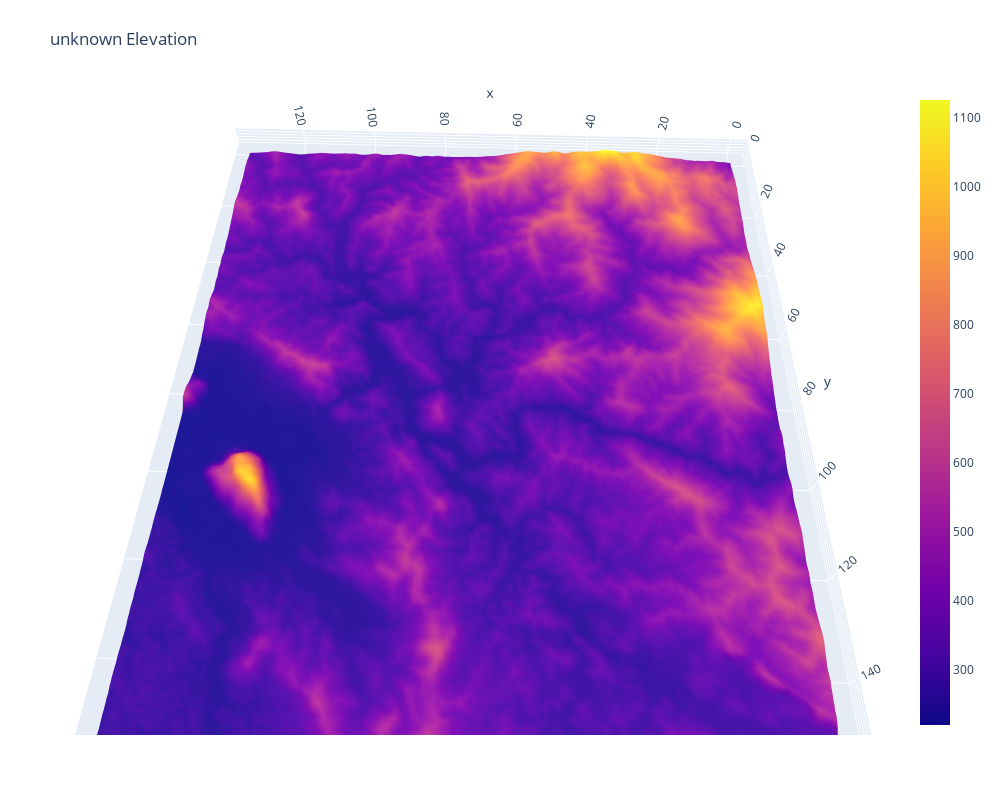

Notebook source saved alongside this figure:
### Code cell
plotMany(wbdDatas, ['Na'],
         date = None,
         scale = 1 / 4)

### Figure 1 — Plotly figure (JSON) as saved in the notebook; plotly's stock layout.template omitted (floating-point values rounded to 4 significant figures; data arrays with more than 128 entries replaced by an {"elided": "..."} marker saying what was removed)
{"data": [{"type": "surface", "x": {"elided": "676 float values"}, "y": {"elided": "543 float values"}, "z": {"elided": "169x136 int values"}}], "layout": {"autosize": false, "height": 800, "margin": {"b": 65, "l": 65, "r": 50, "t": 90}, "scene": {"aspectmode": "manual", "aspectratio": {"x": 1, "y": 1.245, "z": 0.03333}, "camera": {"center": {"x": 0, "y": 0, "z": 0}, "eye": {"x": -0.02017, "y": 0.6201, "z": 1.048}, "projection": {"type": "perspective"}, "up": {"x": 0, "y": 0, "z": 1}}}, "title": {"text": "unknown Elevation"}, "width": 1000}}
